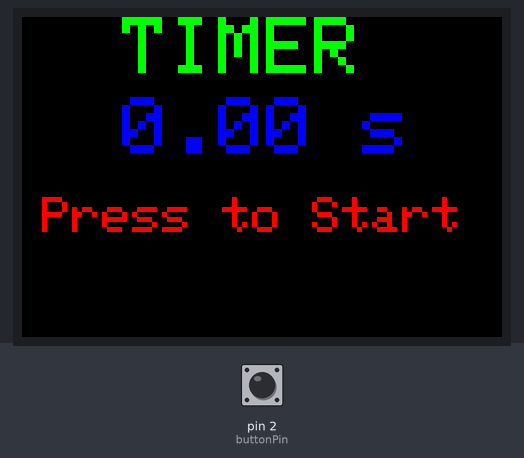
Bench run of a sketch on a simulated Arduino Uno, built with avr-gcc and run on an emulated ATmega328P. Shown: 480×320 colour display. Inputs (shaded band) come from the test bench; at power-on: pin 2 (buttonPin) LOW.

Above: at 1.5 s.
1.6 s: pin 2 (buttonPin) pulled HIGH for 0.15 s
At 2.7 s:
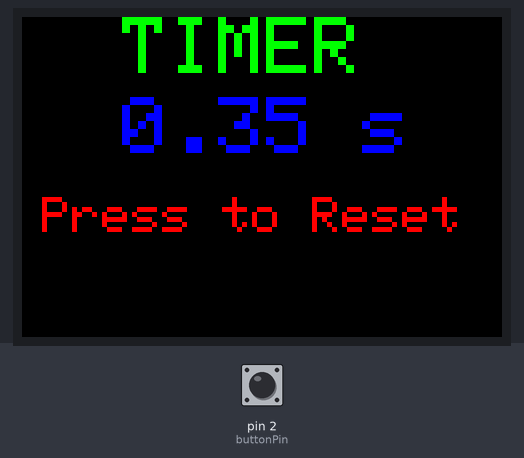
3.4 s: pin 2 (buttonPin) pulled HIGH for 1 s
At 5.6 s:
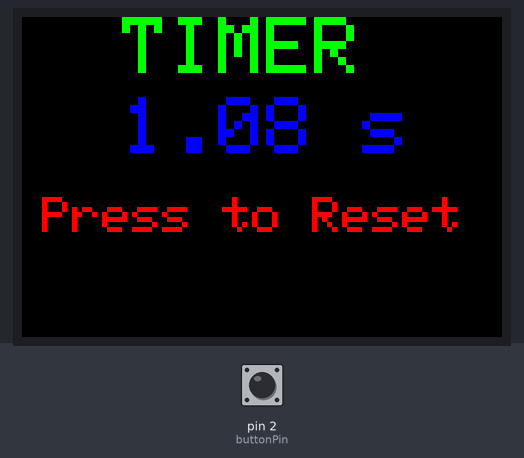
5.9 s: pin 2 (buttonPin) pulled HIGH for 3.2 s
At 10.3 s:
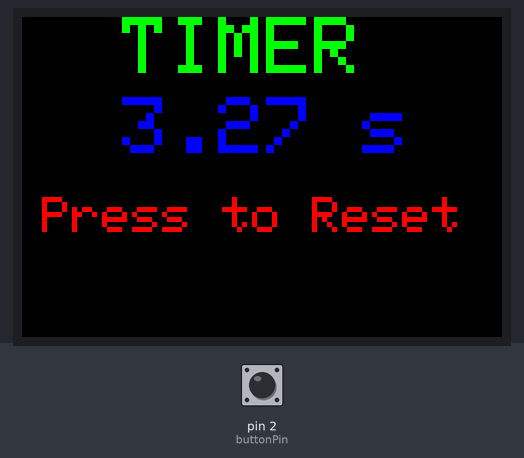
10.6 s: pin 2 (buttonPin) pulled HIGH for 0.15 s
At 12.1 s:
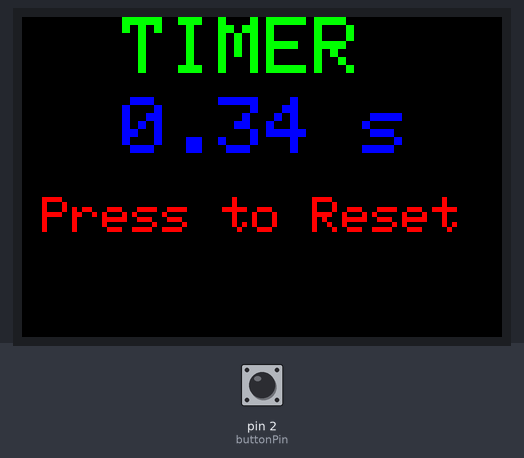
Timing chart, 0 to 13.5 s (numbered marks = the images above; inputs shaded):
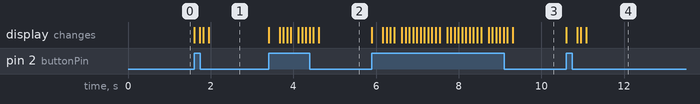

Measured:
- after the input at 1.6 s, the display: first changes at once (image 1 shows a later state)
- after the input at 3.4 s, the display: first changes at once (image 2 shows a later state)
- after the input at 5.9 s, the display: first changes at once (image 3 shows a later state)
- after the input at 10.6 s, the display: first changes at once (image 4 shows a later state)

The sketch:

timer.ino
```cpp
#include <SPI.h>
#include "Adafruit_GFX.h"
#include "Adafruit_HX8357.h"

#define TFT_CS 10
#define TFT_DC 9

Adafruit_HX8357 tft = Adafruit_HX8357(TFT_CS, TFT_DC,-1);
// TFT_RST set to -1 to tie it to Arduino's reset

#define buttonPin 2

int buttonState = LOW;
int lastButtonState = LOW;

unsigned long startTime = 0;

int stato = 0;
int reset = 0;

void setup() {
  Serial.begin(9600);
  tft.begin();
  tft.setRotation(3);
  tft.fillScreen(HX8357_BLACK);
  tft.setTextColor(HX8357_GREEN);
  tft.setTextSize(8);
  tft.setCursor(100,0);
  tft.println("TIMER");
  tft.setTextColor(HX8357_BLUE);
  tft.setCursor(100, 80);
  tft.print("0.00 s");
  tft.setCursor(20, 180);
  tft.setTextColor(HX8357_RED);
  tft.setTextSize(5);
  tft.print("Press to Start");

  pinMode(buttonPin, INPUT);
}

void loop(){
  buttonState = digitalRead(buttonPin);

  if (buttonState == HIGH && lastButtonState == LOW && stato == 0){
    lastButtonState = buttonState;
    stato = 1;

    if(startTime == 0){
      startTime = millis();
    }

    tft.fillRect(0, 60, 480, 320, HX8357_BLACK);
    tft.setCursor(20, 180);
    tft.setTextSize(5);
    tft.setTextColor(HX8357_RED);
    tft.print("Release to Stop");
  }
  if (buttonState == LOW && lastButtonState == HIGH){
    lastButtonState = buttonState;

    tft.fillRect(0, 60, 480, 320, HX8357_BLACK);
    tft.setCursor(20, 180);
    tft.setTextSize(5);
    tft.setTextColor(HX8357_RED);
    tft.print("Press to Reset");

    unsigned long centiseconds = (millis() - startTime) / 10;
    unsigned long seconds = centiseconds / 100;
    centiseconds %= 100;

    tft.setTextSize(8);
    tft.setTextColor(HX8357_BLUE);
    tft.setCursor(100, 80);
    tft.print(String(seconds));
    tft.print(".");
    if (centiseconds < 10) {
      tft.print("0");
    }
    tft.print(String(centiseconds));
    tft.println(" s");
    reset = 1;
    stato = 3;
    startTime = 0;
  }

  if(buttonState == HIGH && lastButtonState == LOW && reset == 1){
    startTime = 0;
    reset = 0;
    stato = 0;
    tft.fillRect(0, 60, 480, 320, HX8357_BLACK);
    tft.setTextSize(8);
    tft.setTextColor(HX8357_BLUE);
    tft.setCursor(100, 80);
    tft.print("0.00 s");
    tft.setCursor(20, 180);
    tft.setTextColor(HX8357_RED);
    tft.setTextSize(5);
    tft.print("Press to Start");
  }

  if (stato == 1 && buttonState == HIGH){
    unsigned long deci = (millis() - startTime) / 100;
    unsigned long seconds = deci / 10;
    deci %= 10;

    tft.setTextSize(8);
    tft.setTextColor(HX8357_WHITE);
    tft.setCursor(100, 80);
    tft.print(String(seconds));
    tft.print(".");
    tft.print(String(deci));
    tft.println(" s");
    delay(50);
    tft.fillRect(0, 60, 480, 80, HX8357_BLACK);
  }
}
```
